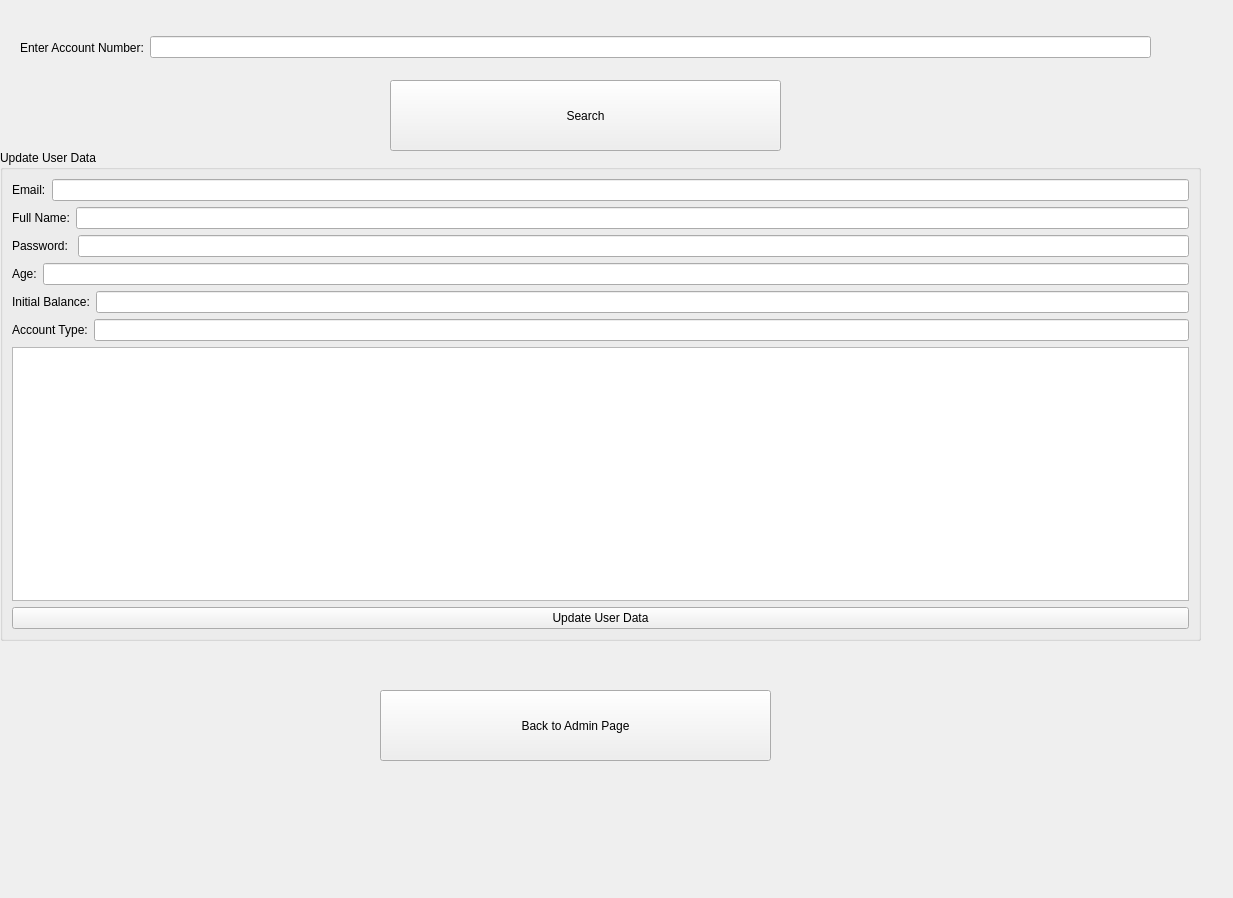
<?xml version="1.0" encoding="UTF-8"?>
<ui version="4.0">
 <class>Update_User_Data</class>
 <widget class="QWidget" name="Update_User_Data">
  <property name="geometry">
   <rect>
    <x>0</x>
    <y>0</y>
    <width>1233</width>
    <height>898</height>
   </rect>
  </property>
  <property name="windowTitle">
   <string>Form</string>
  </property>
  <widget class="QWidget" name="layoutWidget_2">
   <property name="geometry">
    <rect>
     <x>20</x>
     <y>22</y>
     <width>1131</width>
     <height>51</height>
    </rect>
   </property>
   <layout class="QHBoxLayout" name="horizontalLayout_2">
    <item>
     <widget class="QLabel" name="label_2">
      <property name="styleSheet">
       <string notr="true">font: 900 10pt &quot;Segoe UI&quot;;
font: 900 14pt &quot;Segoe UI&quot;;
color: rgb(0, 0, 0);</string>
      </property>
      <property name="text">
       <string>Enter Account Number:</string>
      </property>
     </widget>
    </item>
    <item>
     <widget class="QLineEdit" name="Account_Number_LE"/>
    </item>
   </layout>
  </widget>
  <widget class="QPushButton" name="Search">
   <property name="geometry">
    <rect>
     <x>390</x>
     <y>80</y>
     <width>391</width>
     <height>71</height>
    </rect>
   </property>
   <property name="text">
    <string>Search</string>
   </property>
  </widget>
  <widget class="QGroupBox" name="groupBox">
   <property name="geometry">
    <rect>
     <x>0</x>
     <y>150</y>
     <width>1201</width>
     <height>491</height>
    </rect>
   </property>
   <property name="title">
    <string>Update User Data</string>
   </property>
   <layout class="QGridLayout" name="gridLayout">
    <item row="0" column="0">
     <layout class="QVBoxLayout" name="verticalLayout">
      <item>
       <layout class="QHBoxLayout" name="horizontalLayout">
        <item>
         <widget class="QLabel" name="label">
          <property name="styleSheet">
           <string notr="true">font: 900 14pt &quot;Segoe UI&quot;;
color: rgb(0, 0, 0);</string>
          </property>
          <property name="text">
           <string>Email:</string>
          </property>
         </widget>
        </item>
        <item>
         <widget class="QLineEdit" name="Email_LE"/>
        </item>
       </layout>
      </item>
      <item>
       <layout class="QHBoxLayout" name="horizontalLayout_3">
        <item>
         <widget class="QLabel" name="label_3">
          <property name="styleSheet">
           <string notr="true">font: 900 14pt &quot;Segoe UI&quot;;
color: rgb(0, 0, 0);</string>
          </property>
          <property name="text">
           <string>Full Name:</string>
          </property>
         </widget>
        </item>
        <item>
         <widget class="QLineEdit" name="Name_LE"/>
        </item>
       </layout>
      </item>
      <item>
       <layout class="QHBoxLayout" name="horizontalLayout_4">
        <item>
         <widget class="QLabel" name="label_4">
          <property name="styleSheet">
           <string notr="true">font: 900 14pt &quot;Segoe UI&quot;;
color: rgb(0, 0, 0);</string>
          </property>
          <property name="text">
           <string>Password: </string>
          </property>
         </widget>
        </item>
        <item>
         <widget class="QLineEdit" name="PW_LE"/>
        </item>
       </layout>
      </item>
      <item>
       <layout class="QHBoxLayout" name="horizontalLayout_5">
        <item>
         <widget class="QLabel" name="label_5">
          <property name="styleSheet">
           <string notr="true">font: 900 14pt &quot;Segoe UI&quot;;
color: rgb(0, 0, 0);</string>
          </property>
          <property name="text">
           <string>Age:</string>
          </property>
         </widget>
        </item>
        <item>
         <widget class="QLineEdit" name="Age_LE"/>
        </item>
       </layout>
      </item>
      <item>
       <layout class="QHBoxLayout" name="horizontalLayout_6">
        <item>
         <widget class="QLabel" name="label_6">
          <property name="styleSheet">
           <string notr="true">font: 900 14pt &quot;Segoe UI&quot;;
color: rgb(0, 0, 0);</string>
          </property>
          <property name="text">
           <string>Initial Balance:</string>
          </property>
         </widget>
        </item>
        <item>
         <widget class="QLineEdit" name="Balance_LE"/>
        </item>
       </layout>
      </item>
      <item>
       <layout class="QHBoxLayout" name="horizontalLayout_7">
        <item>
         <widget class="QLabel" name="label_7">
          <property name="styleSheet">
           <string notr="true">font: 900 14pt &quot;Segoe UI&quot;;
color: rgb(0, 0, 0);</string>
          </property>
          <property name="text">
           <string>Account Type:</string>
          </property>
         </widget>
        </item>
        <item>
         <widget class="QLineEdit" name="Account_Type_LE"/>
        </item>
       </layout>
      </item>
     </layout>
    </item>
    <item row="1" column="0">
     <widget class="QListWidget" name="Test_LW"/>
    </item>
    <item row="2" column="0">
     <widget class="QPushButton" name="Update_User_Data_PB">
      <property name="text">
       <string>Update User Data</string>
      </property>
     </widget>
    </item>
   </layout>
  </widget>
  <widget class="QPushButton" name="Back">
   <property name="geometry">
    <rect>
     <x>380</x>
     <y>690</y>
     <width>391</width>
     <height>71</height>
    </rect>
   </property>
   <property name="text">
    <string>Back to Admin Page</string>
   </property>
  </widget>
 </widget>
 <resources/>
 <connections/>
</ui>
